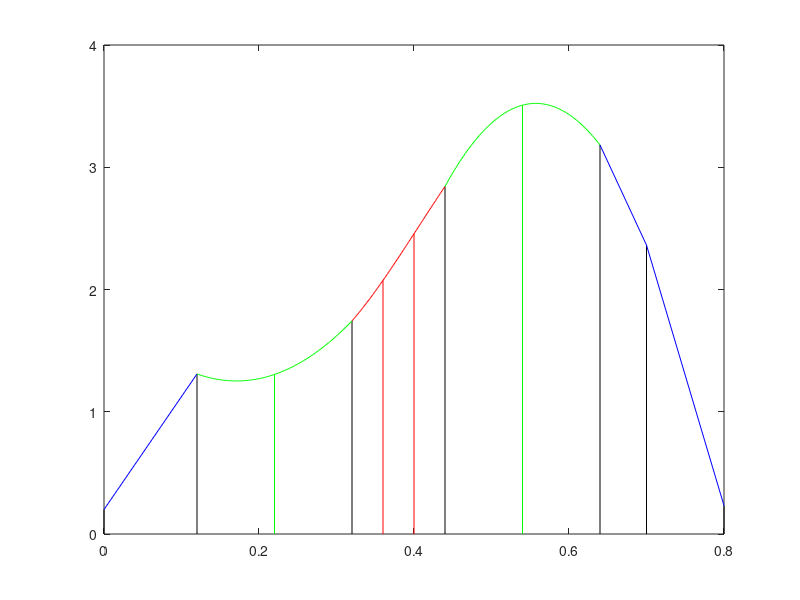

Write MATLAB code to recreate this figure.
%
% Team members:
%   - Hugo David Franco Avila A01654856
%   - Roberto Carlos Guzman Cortes A01702388
%   - Manuel Flores Ramirez A01703912
%
% This script implements the area under the curve (integral)
% using the trapezoidal rule
%
% INPUT:
% -- Function
% -- Limits of integration
%
% OUTPUT:
% -- Integral (area)
% -- Graph
%

clear all
close all
clc

x = [0 0.12 0.22 0.32 0.36 0.40 0.44 0.54 0.64 0.7 0.8];
y = [0.2 1.309279 1.305241 1.743393 2.074903 2.456 2.842985 3.507929 3.181929 2.363 0.232];


%First set of points
    base = x(2) - x(1);
    aveHeight = (y(1)+y(2))/2;
    I = base * aveHeight;
    
    plot([x(1) x(1)], [0 y(1)], 'k')
    hold on
    
    plot([x(2) x(2)], [0 y(2)], 'k')
    hold on
    
    plot([x(1) x(2)], [y(1) y(2)], 'b')
    hold on
    
 % Second set of points

    aveHeight = (y(2) + 4*y(3) + y(4))/6;
    base = x(4) - x(2);
    I = I + base * aveHeight;
    %Central wall:
    plot([x(3) x(3)],[0 y(3)],'g')
    hold on
    
    %Right wall:
    plot([x(4) x(4)],[0 y(4)],'k')
    
    %Ceiling
    DATA = [x(2) y(2); x(3) y(3); x(4) y(4)];
    x2 = linspace(x(2),x(4));
    	y2 = zeros(1,100);
    	for p= 1:100
       	 
         	L = ones(3,1);
   	 
        	for i=1:3
            	for j=1:3
                	if i~=j
                    	L(i) = L(i)*((x2(p) - DATA(j,1))/(DATA(i,1)-DATA(j,1)));
                	end
            	end
        	end
        	y2(p) = sum(L.*DATA(:,2));
    	end
    	plot(x2, y2, 'g')
        hold on

 % Third set of points
    
I = I + ((x(7)-x(4))*(y(4) + 3*y(5)+3*y(6) + y(7))/8);
    %I(k) = base * aveHeight;
    %Central wall1:
    plot([x(5) x(5)],[0 y(5)],'r')
    hold on
    
    %Central wall2:
    plot([x(6) x(6)],[0 y(6)],'r')
    hold on
    
    %Right wall:
    plot([x(7) x(7)],[0 y(7)],'k')
    
    %Ceiling
    DATA = [x(4) y(4); x(5) y(5); x(6) y(6); x(7) y(7)];
    x2 = linspace(x(4),x(7));
    	y2 = zeros(1,100);
    	for p= 1:100
       	 
         	L = ones(4,1);
   	 
        	for i=1:4
            	for j=1:4
                	if i~=j
                    	L(i) = L(i)*((x2(p) - DATA(j,1))/(DATA(i,1)-DATA(j,1)));
                	end
            	end
        	end
        	y2(p) = sum(L.*DATA(:,2));
    	end
    	plot(x2, y2, 'r')
        hold on
        
% Fourth set of points
    aveHeight = (y(7) + 4*y(8) + y(9))/6;
    base = x(9) - x(7);
    I = I + base * aveHeight;
    %Central wall:
    plot([x(8) x(8)],[0 y(8)],'g')
    hold on
    
    %Right wall:
    plot([x(9) x(9)],[0 y(9)],'k')
    
    %Ceiling
    DATA = [x(7) y(7); x(8) y(8); x(9) y(9)];
    x2 = linspace(x(7),x(9));
    	y2 = zeros(1,100);
    	for p= 1:100
       	 
         	L = ones(3,1);
   	 
        	for i=1:3
            	for j=1:3
                	if i~=j
                    	L(i) = L(i)*((x2(p) - DATA(j,1))/(DATA(i,1)-DATA(j,1)));
                	end
            	end
        	end
        	y2(p) = sum(L.*DATA(:,2));
    	end
    	plot(x2, y2, 'g')
        hold on

% Fifth set of points
    base = x(10) - x(9);
    aveHeight = (y(9)+y(10))/2;
    I = I + base * aveHeight;
     
    plot([x(10) x(10)], [0 y(10)], 'k')
    hold on
    
    plot([x(9) x(10)], [y(9) y(10)], 'b')
    hold on 
    
% Sixth set of points
    base = x(11) - x(10);
    aveHeight = (y(10)+y(11))/2;
    I = I + base * aveHeight
     
    plot([x(11) x(11)], [0 y(11)], 'k')
    hold on
    
    plot([x(10) x(11)], [y(10) y(11)], 'b')
    hold on 